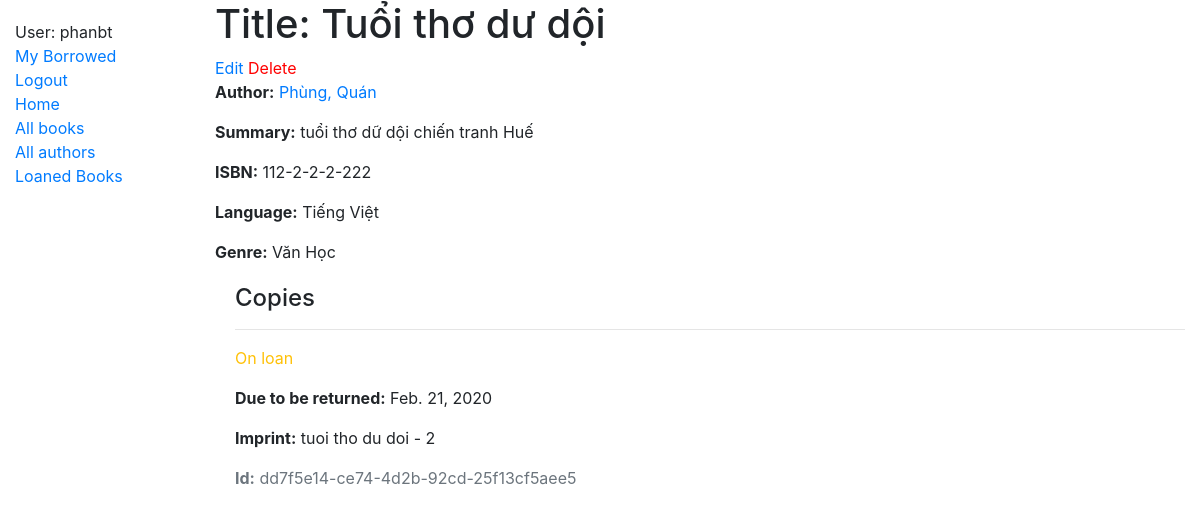
Screenshot of /catalog/book/1 (signed in) with the database file from the repository.
### Book/models.py (models this page shows, shortened)
class Book(models.Model):
  title = models.CharField(max_length=200)
  summary =models.TextField(max_length=1000, help_text="Enter description of the book")
  isbn = models.CharField("ISBN", max_length=13,
    help_text='13 Character <a href="https://www.isbn-international.org/content/what-isbn">ISBN number</a>')
  genre = models.ManyToManyField(Genre, help_text='Select a genre for this book')
  author = models.ForeignKey(Author, on_delete=models.SET_NULL, null=True)
  language = models.ForeignKey(Language, on_delete=models.SET_NULL, null=True)
  class Meta:
    db_table = "books"
  def display_genre(self):
    return ', '.join(genre.name for genre in self.genre.all()[:3])
  display_genre.short_description = 'Genre'

### Author/models.py (models this page shows, shortened)
class Author(models.Model):
  first_name = models.CharField(max_length=100)
  last_name = models.CharField(max_length=100)
  date_of_birth = models.DateField(null=True, blank=True)
  date_of_death = models.DateField('Died', null=True, blank=True)
  class Meta:
    ordering = ['last_name', 'first_name']
  def __str__(self):
    return f'{self.last_name}, {self.first_name}'

### Language/models.py (models this page shows)
class Language(models.Model):
  name = models.CharField(max_length=200)
  class Meta:
    db_table = 'languages'
  def __str__(self):
    return self.name

### Genre/models.py (models this page shows)
class Genre(models.Model):
  name = models.CharField(max_length=200, help_text="Enter a book genre")
  def __str__(self):
    return self.name
  class Meta:
    db_table = "genres"

### BookInstance/models.py (models this page shows, shortened)
class BookInstance(models.Model):
  LOAN_STATUS = (
    ('m', 'Maintenance'),
    ('o', 'On loan'),
    ('a', 'Available'),
    ('r', 'Reserved'),
  )
  id = models.UUIDField(primary_key=True, default=uuid.uuid4)
  imprint = models.CharField(max_length=200)
  due_back = models.DateField(null=True, blank=True)
  status = models.CharField(
            max_length=1,
            choices=LOAN_STATUS,
            blank=True,
            default='m',
            help_text='Book availability',
          )
  book = models.ForeignKey(Book, on_delete=models.SET_NULL, null=True)
  borrower = models.ForeignKey(User, on_delete=models.SET_NULL, null=True, blank=True)
  class Meta:
    ordering = ['due_back']
    permissions = (("can_mark_returned", "Set book as returned"),)

### catalog/views.py (the view, shortened to what this page needs)
# urls.py: path('book/<int:pk>', views.BookDetailView.as_view(), name='book-detail'),
class BookDetailView(generic.DetailView):
  model = Book

### catalog/templates/Book/book_detail.html
{% extends "base_generic.html" %}
{% block content %}
  <h1>Title: {{ book.title }}</h1>
  <a href="{% url 'book_update' book.pk %}">Edit</a>
  <a href="{% url 'book_delete' book.pk %}" style="color:red"> Delete </a>
  <p><strong>Author:</strong> <a href="{% url 'author-detail' book.author.pk %}">{{ book.author }}</a></p>
  <p><strong>Summary:</strong> {{ book.summary }}</p>
  <p><strong>ISBN:</strong> {{ book.isbn }}</p>
  <p><strong>Language:</strong> {{ book.language }}</p>
  <p><strong>Genre:</strong> {{ book.genre.all|join:", " }}</p>
  <div style="margin-left:20px;margin-top:20px">
    <h4>Copies</h4>
    {% for copy in book.bookinstance_set.all %}
      <hr>
      <p class="{% if copy.status == 'a' %}text-success{% elif copy.status == 'm' %}text-danger{% else %}text-warning{% endif %}">
        {{ copy.get_status_display }}
      </p>
      {% if copy.status != 'a' %}
        <p><strong>Due to be returned:</strong> {{ copy.due_back }}</p>
      {% endif %}
      <p><strong>Imprint:</strong> {{ copy.imprint }}</p>
      <p class="text-muted"><strong>Id:</strong> {{ copy.id }}</p>
    {% endfor %}
  </div>
{% endblock %}

### catalog/templates/base_generic.html (shortened to what this page needs)
<!DOCTYPE html>
<html lang="en">
<head>
  <link rel="stylesheet" href="https://stackpath.bootstrapcdn.com/bootstrap/4.1.3/css/bootstrap.min.css">
  {% load static %}
  <link rel="stylesheet" href="{% static 'css/styles.css' %}">
</head>
<body>
  <div class="container-fluid">
    <div class="row">
      <div class="col-sm-2">
      {% block sidebar %}
        <ul class="sidebar-nav">
          {% if user.is_authenticated %}
            <li>User: {{ user.get_username }}</li>
            <li><a href="{% url 'my-borrowed' %}">My Borrowed</a></li>
            <li><a href="{% url 'logout'%}?next={% url 'login' %}">Logout</a></li>
          {% else %}
            <li><a href="{% url 'login'%}?next={% url 'index' %}">Login</a></li>
          {% endif %}
          <li><a href="{% url 'index' %}">Home</a></li>
          <li><a href="{% url 'books' %}">All books</a></li>
          <li><a href="{% url 'authors' %}">All authors</a></li>
          <li><a href="{% url 'all-borrowed' %}">Loaned Books</a></li>
        </ul>
     {% endblock %}
      </div>
      <div class="col-sm-10 ">{% block content %}{% endblock %}</div>
    </div>
  </div>
</body>
</html>

### catalog/static/css/styles.css (style rules this page uses)
.sidebar-nav { margin-top: 20px; padding: 0; list-style: none; }

### rows the page displays
Book: title "Tuổi thơ dư dội", author "Phùng, Quán", summary "tuổi thơ dữ dội chiến tranh Huế", isbn "112-2-2-2-222", language "Tiếng Việt", genre.all "Văn Học"
BookInstance: status "On loan", due_back "Feb. 21, 2020", imprint "tuoi tho du doi - 2", id "dd7f5e14-ce74-4d2b-92cd-25f13cf5aee5"

### other values shown
{{ user.get_username }} "phanbt"
